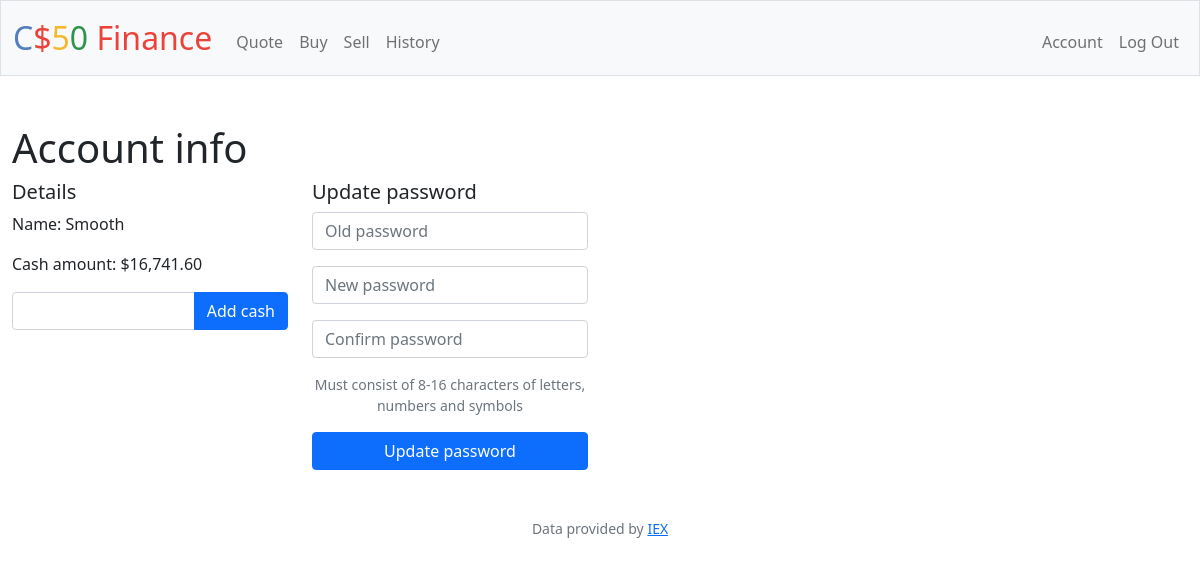
Page /account (signed in) on the earlier database version.
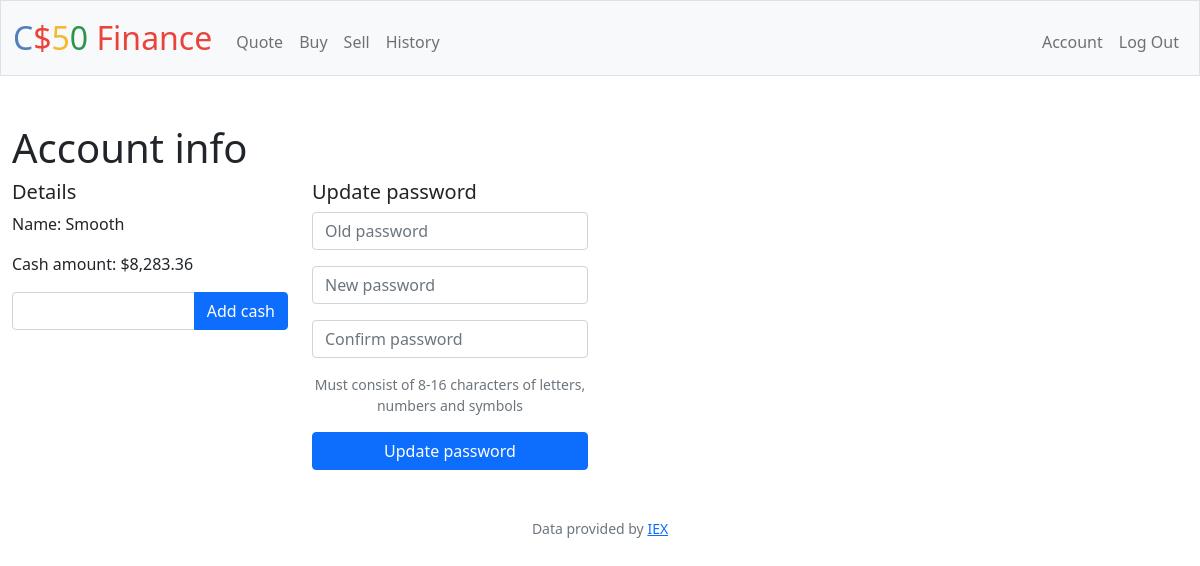
Same page on the later database version.
### tables this page shows
CREATE TABLE users (id INTEGER PRIMARY KEY AUTOINCREMENT NOT NULL, username TEXT NOT NULL, hash TEXT NOT NULL, cash NUMERIC NOT NULL DEFAULT 10000.00);

### app.py (the view, shortened to what this page needs)
@app.route("/account", methods=["GET", "POST"])
@login_required
def account():
    user_id = session["user_id"]
    user = get_user(user_id, ["id", "cash", "username", "hash"])
    return render_template("account.html", user=user)

### app.py (called while the page is built)
@app.after_request
def after_request(response):
    response.headers["Cache-Control"] = "no-cache, no-store, must-revalidate"
    response.headers["Expires"] = 0
    response.headers["Pragma"] = "no-cache"
    return response

def get_user(user_id, fields=None):
    if fields is None:
        fields = ["id", "cash"]
    user_data = db.execute(f"SELECT {', '.join(fields)} FROM users WHERE id = ?", user_id)
    if len(user_data) == 1:
        return user_data[0]
    return False

### cs50.py (called while the page is built, shortened)
def _enable_logging(f):
    import logging
    import functools
    import os
    @functools.wraps(f)
    def decorator(*args, **kwargs):
        try:
            import flask
        except ModuleNotFoundError:
            return f(*args, **kwargs)
        disabled = logging.getLogger("cs50").disabled
        if flask.current_app and os.getenv("FLASK_ENV") == "development":
            logging.getLogger("cs50").disabled = False
        try:
            return f(*args, **kwargs)
        finally:
            logging.getLogger("cs50").disabled = disabled
    return decorator

def _parse_placeholder(token):
    import re
    import sqlparse
    if not isinstance(token, sqlparse.sql.Token) or token.ttype != sqlparse.tokens.Name.Placeholder:
        raise TypeError()
    if token.value == "?":
        return "qmark", None

    def _disconnect(self):
        if hasattr(_data, self._name()):
            getattr(_data, self._name()).close()
            delattr(_data, self._name())

    def _name(self):
        return str(hash(self))

        def connect(dbapi_connection, connection_record):
            if type(dbapi_connection) is sqlite3.Connection:  # If back end is sqlite
                cursor = dbapi_connection.cursor()
                cursor.execute("PRAGMA foreign_keys=ON")
                cursor.close()

### helpers.py (called while the page is built)
def login_required(f):
    @wraps(f)
    def decorated_function(*args, **kwargs):
        if session.get("user_id") is None:
            return redirect("/login")
        return f(*args, **kwargs)
    return decorated_function

def usd(value):
    return f"${value:,.2f}"

### templates/account.html (shortened to what this page needs)
{% extends "layout.html" %}
{% block main %}
    <h1 class="text-start">Account info</h1>
    <div class="row">
        <div class="col-12 col-sm-5 col-md-3 text-start">
            <h5>Details</h5>
            <p>Name: {{ user["username"] | capitalize }}</p>
            <p>
                Cash amount: {{ user["cash"] | usd }}
            </p>
            <form action="/add_amount" method="POST">
                <div class="input-group">
                    <input type="number" class="form-control" min="0" step=0.01 name="amount">
                    <button class="btn btn-primary" type="submit">Add cash</button>
                </div>
            </form>
        </div>
        <div class="col-12 col-sm-5 col-md-3">
            <h5 class="text-start">Update password</h5>
            <form action="/account" method="post">
                <div class="mb-3">
                    <input class="form-control" id="password" name="old_password" placeholder="Old password" type="password">
                </div>
                <div class="mb-3">
                    <input class="form-control" id="password" name="new_password" placeholder="New password" type="password" aria-describedby="passwordHelpText">
                </div>
                <div class="mb-3">
                    <input class="form-control" id="password" name="confirm_password" placeholder="Confirm password" type="password" aria-describedby="passwordHelpText">
                </div>
                <p id="passwordHelpText" class="form-text">
                    Must consist of 8-16 characters of letters, numbers and symbols
                </p>
                <button class="btn btn-primary d-block w-100" type="submit">Update password</button>
            </form>
        </div>
    </div>
{% endblock %}

### templates/layout.html (shortened to what this page needs)
<!DOCTYPE html>
<html lang="en">
    <head>
        <link href="https://cdn.jsdelivr.net/npm/bootstrap@5.1.3/dist/css/bootstrap.min.css" rel="stylesheet">
        <link href="/static/styles.css" rel="stylesheet">
    </head>
    <body>
        <nav class="bg-light border navbar navbar-expand-md navbar-light">
            <div class="container-fluid">
                <a class="navbar-brand" href="/"><span class="blue">C</span><span class="red">$</span><span class="yellow">5</span><span class="green">0</span> <span class="red">Finance</span></a>
                <div class="collapse navbar-collapse" id="navbar">
                    {% if session["user_id"] %}
                        <ul class="navbar-nav me-auto mt-2">
                            <li class="nav-item"><a class="nav-link" href="/quote">Quote</a></li>
                            <li class="nav-item"><a class="nav-link" href="/buy">Buy</a></li>
                            <li class="nav-item"><a class="nav-link" href="/sell">Sell</a></li>
                            <li class="nav-item"><a class="nav-link" href="/history">History</a></li>
                        </ul>
                        <ul class="navbar-nav ms-auto mt-2">
                            <li class="nav-item"><a class="nav-link" href="/account">Account</a></li>
                            <li class="nav-item"><a class="nav-link" href="/logout">Log Out</a></li>
                        </ul>
                    {% else %}
                        <ul class="navbar-nav ms-auto mt-2">
                            <li class="nav-item"><a class="nav-link" href="/register">Register</a></li>
                            <li class="nav-item"><a class="nav-link" href="/login">Log In</a></li>
                        </ul>
                    {% endif %}
                </div>
            </div>
        </nav>
        <main class="container-fluid py-5 text-center">
            {% block main %}{% endblock %}
        </main>
        <footer class="mb-5 small text-center text-muted">
            Data provided by <a href="https://iexcloud.io/">IEX</a>
        </footer>
    </body>
</html>

### static/styles.css (style rules this page uses)
nav .navbar-brand { font-size: xx-large; }
nav .navbar-brand .blue { color: #537fbe; }
nav .navbar-brand .red { color: #ea433b; }
nav .navbar-brand .yellow { color: #f5b82e; }
nav .navbar-brand .green { color: #2e944b; }

Differences in the rows shown:
changed users "Smooth": cash "$16,741.60" → "$8,283.36"
